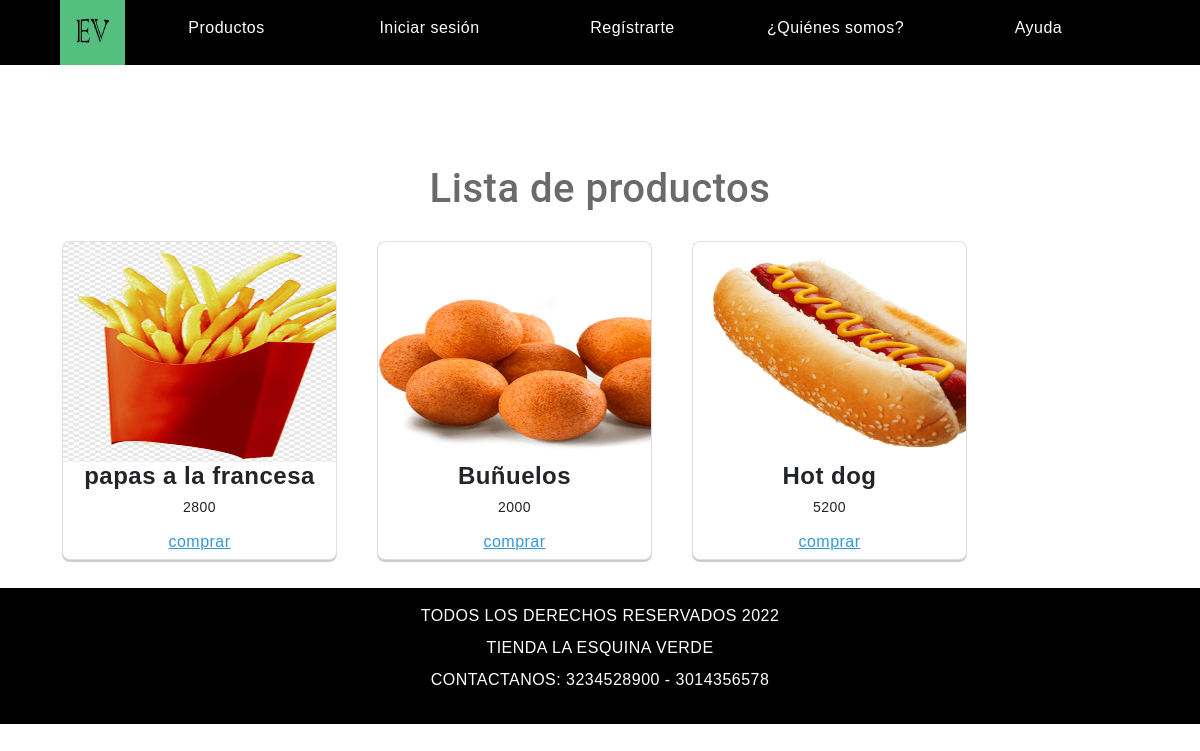
/Vistas/productos.php, run on the app's committed database.
### tables this page shows
CREATE TABLE `tb_productos` (
  `id` int(11) NOT NULL,
  `nombre` varchar(50) NOT NULL,
  `valor` varchar(20) NOT NULL,
  `codigo` varchar(20) NOT NULL,
  `fecha` varchar(50) NOT NULL,
  `descripcion` varchar(200) NOT NULL,
  `ruta` varchar(100) NOT NULL
);

### Vistas/productos.php (the view, shortened to what this page needs)
<!doctype html>
<html lang="en">
<head>
    <link href="https://cdn.jsdelivr.net/npm/bootstrap@5.1.3/dist/css/bootstrap.min.css" rel="stylesheet">
    <link rel="stylesheet" href="../Css/estilos-index.css?v=1" />
    <link rel="stylesheet" type="text/css" href="../Css/style1.css">
    <link rel="stylesheet" type="text/css" media="screen" href="../Css/main.css" />
</head>
<body>
    <header>
        <nav class="nav-bar-index">
            <div class="contenedor-botones">
                <div class="contenedor-imagentexto">
                    <img src="../Imagenes/IconWeb.jpg" alt="Icono de la empresa">
                </div>
            </div>
        </nav>
    </header>
    <main>
<h1 class="title"> Lista de productos <h1>
    <div class="container">
    <?php
    include('../Variables/Conexion.php');
       $query= "SELECT * FROM tb_productos";
       $resultado = $conexion->query($query);
       while ($row= $resultado->fetch_assoc()){
        ?>
       <div class="card">
           <img src="<?php echo ($row['ruta']); ?>">
           <h4><?php echo $row ['nombre'];  ?></h4>
           <p><?php echo $row ['valor'];  ?></p>
           <a href="#" ><u> <H6>comprar</H6></u></a>
       </div>
     <?php
       }
    ?>
    </div>
    </main>
</body>
<footer>
    <p>TODOS LOS DERECHOS RESERVADOS 2022</p>
    <p class="j">TIENDA LA ESQUINA VERDE</p>
    <p class="j">CONTACTANOS: 3234528900 - 3014356578</p>
</footer>
</html>

### Css/estilos-index.css (style rules this page uses)
* { margin: 0; padding: 0; box-sizing: border-box; }
html { scroll-behavior: smooth; }
.nav-bar-index { background: black ; position: sticky; top: 0; color: white; }
.nav-bar-index a { color: #fff; display: inline-block; padding: 20px; width: 100%; text-align: center; transition: .3s ease-out all; text-decoration: none; }
.contenedor-botones { max-width: 2000px; width: 90%; margin: auto; display: flex; justify-content: space-between; }
.contenedor-imagentexto { display: inherit; height: 65px; width: auto; }

### Css/style1.css (style rules this page uses)
html, body { margin: 0; padding: 0; }
body { width: 100%; height: 100%; font-family: sans-serif; letter-spacing: 0.03em; line-height: 1; }
.title { text-align: center; font-size: 40px; color: #6a6a6a; margin-top: 100px; font-family: "Roboto", sans-serif; }
.container { width: auto; max-width: auto; height: auto; display: wrap; justify-content: center; overflow: hidden; }
.container .card { width: 275px; height: auto; border-radius: 8px; box-shadow: 0 2px rgba(0, 0, 0, 0.2); overflow: hidden; margin: 20px; text-align: center; transition: all 0.25s; float: left; }
.container .card img { width: 330px; height: 220px; }
.container .card h4 { font-weight: 600; }
.container .card p { padding: 0 2rem; font-weight: 400; font-size: 14px; }
.container .card a { font-weight: 500; text-decoration: none; color: #3498db; }

### Css/main.css (style rules this page uses)
footer { width: 100%; padding: 20px; color: white; text-align: center; background: #000000; }

### data on the page
tb_productos: ruta (picture), nombre "papas a la francesa", valor "2800"
tb_productos: ruta (picture), nombre "Buñuelos", valor "2000"
tb_productos: ruta (picture), nombre "Hot dog", valor "5200"
